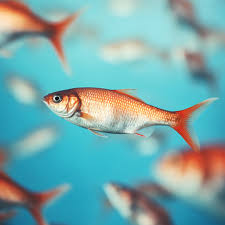
#> input picture COMPUTER VISION/Practice/rgb/prueba.jpeg, 225 x 225 px
$ python learning_rgb.py
#> lines starting #> are read from the running program, lines starting #| are printed output that depends on the picture
import cv2
import os
import numpy as np
# Ruta del archivo
file_path = 'prueba.jpeg'

# Verifica si el archivo existe

bgr = cv2.imread(file_path)
#> bgr is the input picture: shape (225, 225, 3); mean B, G, R 171.3, 169.7, 119.4
if bgr is None:
    print("Error: No se pudo cargar la imagen. Verifica la ruta del archivo.")
else:
    print("Imagen cargada correctamente.")
    C1 = bgr[:,:,0]
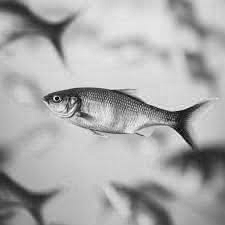
#> C1: shape (225, 225); min 0, max 248, mean 171.3
    C2 = bgr[:,:,1]
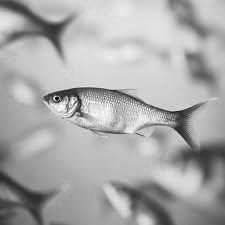
#> C2: shape (225, 225); min 0, max 255, mean 169.7
    C3 = bgr[:,:,2]
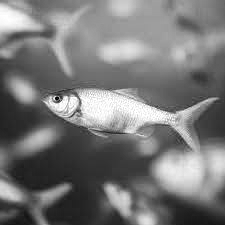
#> C3: shape (225, 225); min 0, max 255, mean 119.4
    cv2.imshow("BGR Channels", np.hstack([C1, C2, C3]))
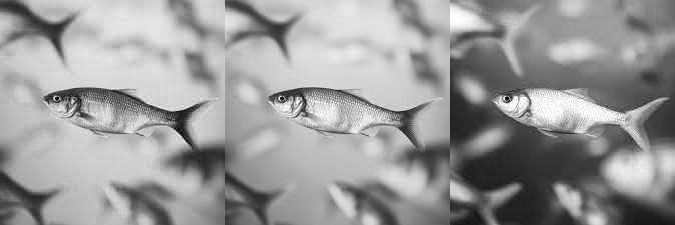
#> window 'BGR Channels': shape (225, 675); min 0, max 255, mean 153.5
    rgb =cv2.cvtColor(bgr, cv2.COLOR_BGR2RGB)
    C1 = rgb[:,:,0]
    C2 = rgb[:,:,1]
    C3 = rgb[:,:,2]
    cv2.imshow("RGB Channels", np.hstack([C1, C2, C3]))
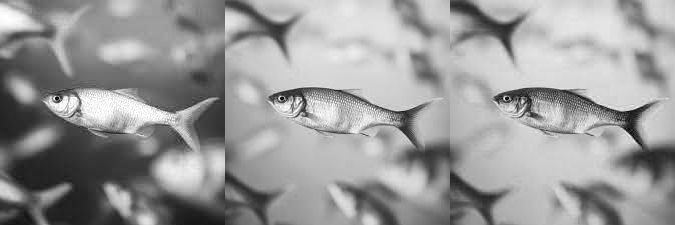
#> window 'RGB Channels': shape (225, 675); min 0, max 255, mean 153.5
    cv2.waitKey(0)
    cv2.destroyAllWindows()
